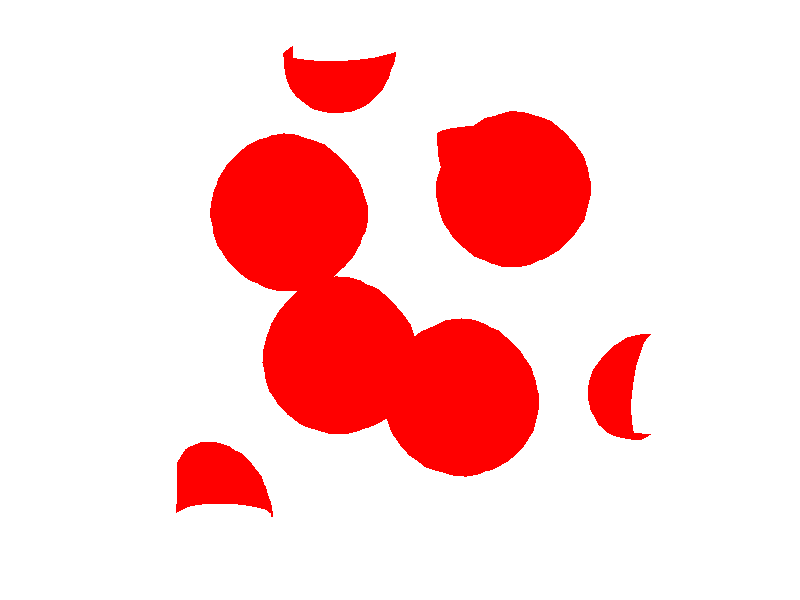

This figure's MATLAB source: (Note: this script raises an error after producing the figure.)
% Program IsoSurface, run by typing run("./main.m")


% Clear all previous variables
clear all;
% Getting the coordiante variables from the data, and making them
% into the correct format, mesh
A=importdata('./xyz.dat');
%getting the concentration from the data file
B=importdata('./ABCD.dat');

[X,Y,Z]=meshgrid(A(:,2),A(:,1),A(:,3));


% The size is used for the for loop
x_size=size(A(:,2),1);
y_size=size(A(:,1),1);
z_size=size(A(:,3),1);

% Dividing up the concentration values (A C B1 B2 B3 B4)
VA=zeros(x_size,y_size,z_size);
VC=zeros(x_size,y_size,z_size);
VB1=zeros(x_size,y_size,z_size);
VB2=zeros(x_size,y_size,z_size);
VB3=zeros(x_size,y_size,z_size);
VB4=zeros(x_size,y_size,z_size);
% Taking the concentration values and putting them into the correct
% format, mesh-format
ii=1;
for i=1:x_size,
    for j=1:y_size,
        for k=1:z_size,
            VA(i,j,k)=B(ii,1);
            VC(i,j,k)=B(ii,2);
            VB1(i,j,k)=B(ii,3);
            VB2(i,j,k)=B(ii,4);
            VB3(i,j,k)=B(ii,5);
            VB4(i,j,k)=B(ii,6);
            ii=ii+1;
        end
    end
end
% clearing useless variables
clear i;
clear j;
clear k;
clear ii;
% Thres3old for the isosurf, 
cutA=0.2;
cutC=0.2;
cutB1=1.5;
cutB2=1.5;
cutB3=1.5;
cutB4=1.5;


axis vis3d;
view([1,0.3,0.2]);
axis off;
daspect('mode');


% A    ++++++++++++++++++++++++++++++++++++++++++++++++++++++++++++++++++++++++++++++++
pA = patch(isosurface(X,Y,Z,VA,cutA),'FaceColor','red','EdgeColor','none');
qA = patch(isocaps(X,Y,Z,VA,cutA),'FaceColor','red','EdgeColor', ...
         'none');
alpha(pA,0.5);
alpha(qA,0.5);


% C
% ++++++++++++++++++++++++++++++++++++++++++++++++++++++++++++++++++++++++++++++++
pC = patch(isosurface(X,Y,Z,VC,cutC),'FaceColor','blue','EdgeColor','none');
qC = patch(isocaps(X,Y,Z,VC,cutC),'FaceColor','blue','EdgeColor', ...
          'none');
alpha(pC,0.5);
alpha(qC,0.5);



% B1    ++++++++++++++++++++++++++++++++++++++++++++++++++++++++++++++++++++++++++++++++
pB1 = patch(isosurface(X,Y,Z,VB1,cutB1),'FaceColor','green','EdgeColor','none');
qB1 = patch(isocaps(X,Y,Z,VB1,cutB1),'FaceColor','green','EdgeColor', ...
           'none');
alpha(pB1,0.7);
alpha(qB1,0.7);


% B2    ++++++++++++++++++++++++++++++++++++++++++++++++++++++++++++++++++++++++++++++++
pB2 = patch(isosurface(X,Y,Z,VB2,cutB2),'FaceColor','green','EdgeColor','none');
qB2 = patch(isocaps(X,Y,Z,VB2,cutB2),'FaceColor','green','EdgeColor', ...
           'none');
alpha(pB2,0.7);
alpha(qB2,0.7);

% B3    ++++++++++++++++++++++++++++++++++++++++++++++++++++++++++++++++++++++++++++++++
pB3 = patch(isosurface(X,Y,Z,VB3,cutB3),'FaceColor','green','EdgeColor','none');
qB3 = patch(isocaps(X,Y,Z,VB3,cutB3),'FaceColor','green','EdgeColor', ...
           'none');
alpha(pB3,0.7);
alpha(qB3,0.7);




